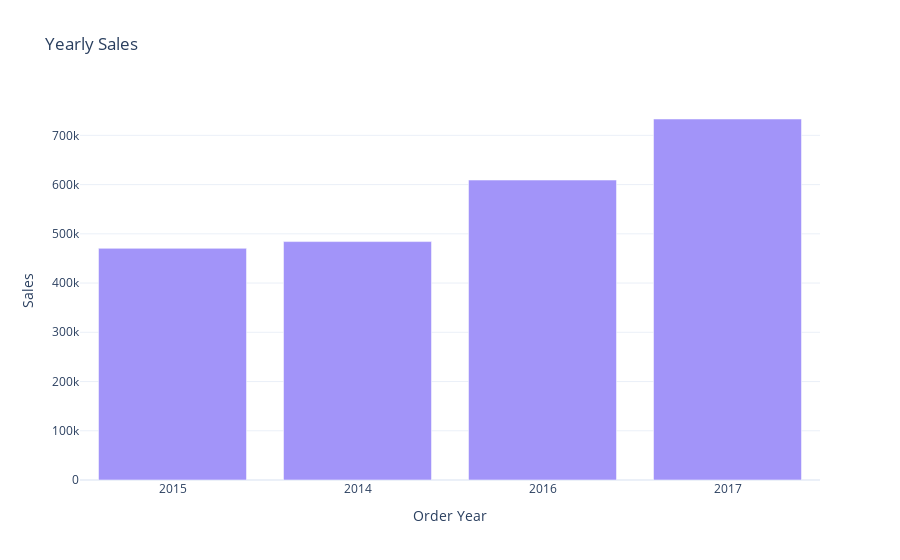

The cell this chart's notebook holds for it:
### Code cell
purple_shades = ['#A294F9']
fig = px.bar(Yearly_sales,
            x= 'Order Year',
            y='Sales',
            title = 'Yearly Sales',
            color_discrete_sequence = purple_shades
)
fig.update_layout(xaxis={'categoryorder': 'total ascending'})
fig.update_xaxes(type='category')
fig.show()

### Figure 1 — Plotly figure (JSON) as saved in the notebook; plotly's stock layout.template omitted (floating-point values rounded to 4 significant figures)
{"data": [{"alignmentgroup": "True", "hovertemplate": "Order Year=%{x}<br>Sales=%{y}<extra></extra>", "legendgroup": "", "marker": {"color": "#A294F9", "pattern": {"shape": ""}}, "name": "", "offsetgroup": "", "orientation": "v", "showlegend": false, "textposition": "auto", "type": "bar", "x": [2014, 2015, 2016, 2017], "xaxis": "x", "y": [484200.0, 470500.0, 609200.0, 733200.0], "yaxis": "y"}], "layout": {"autosize": true, "barmode": "relative", "legend": {"tracegroupgap": 0}, "title": {"text": "Yearly Sales"}, "xaxis": {"anchor": "y", "autorange": true, "categoryorder": "total ascending", "domain": [0, 1], "range": [-0.5, 3.5], "title": {"text": "Order Year"}, "type": "category"}, "yaxis": {"anchor": "x", "autorange": true, "domain": [0, 1], "range": [0, 771800.0], "title": {"text": "Sales"}, "type": "linear"}}}
